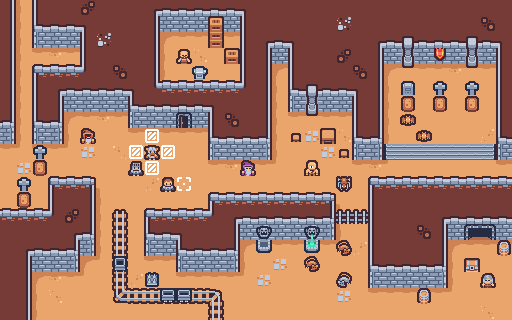

A 2D game scene composited from a Tiled map and its tileset images. What follows is a short description and the map's XML, with every tile layer's data as written:
An orthogonal 32x20 tile map with 16x16 px tiles, 3 tile layers (Dungeon, Objects, Carts).

<map version="1.10" tiledversion="1.10.2" orientation="orthogonal" renderorder="right-down" width="32" height="20" tilewidth="16" tileheight="16" infinite="0" nextlayerid="6" nextobjectid="1">
 <tileset firstgid="1" source="sampleSheet.tsx" />
 <layer id="1" name="Dungeon" width="32" height="20">
  <data encoding="csv">
14,1610612787,16,1,1,3221225485,1,1,1,2,3,3,3,3,3,4,1,1,1,1,1,1,1,1,1,1,1,1,1,1,1,1,
14,1610612787,17,3,3,4,1,1,1,14,41,41,41,41,41,16,1,1,1,1,1,25,1,1,1,1,1,1,1,1,1073741837,1,
14,1610612787,58,41,41,16,25,1,1,14,1610612789,51,51,52,51,16,2,3,4,1,1,1,1,2,3,7,3,3,3,7,3,4,
14,1610612787,51,52,51,16,1,1,1,14,1610612787,49,3221225522,49,49,16,14,41,16,1,1,536870925,1,14,41,19,41,30,41,19,41,16,
14,1610612787,5,27,27,28,1,1073741837,1,14,1610612787,49,49,49,49,16,14,1610612789,16,1,1,1,1073741837,14,1610612789,31,51,51,52,31,51,16,
14,1610612787,16,2,3,3,3,3,4,26,27,27,27,27,27,28,14,1610612787,17,7,3,3,4,14,1610612787,49,49,49,49,49,49,16,
14,1610612787,16,14,41,41,41,41,17,3,3,3,3,4,1,1,14,1610612787,58,19,41,41,16,14,1610612787,49,49,49,49,49,49,16,
18,1610612787,17,18,1610612789,51,52,51,58,41,41,22,41,16,2684354573,1,14,1610612787,51,31,51,51,16,14,1610612787,49,49,49,49,49,49,16,
60,1610612787,58,60,1610612787,49,49,49,51,51,51,51,51,17,3,3,18,1610612787,49,43,49,3221225522,17,18,1610612787,49,49,49,49,49,2684354610,17,
51,54,51,51,54,43,49,50,49,49,49,49,49,58,41,41,60,1610612787,49,49,43,49,58,60,37,38,38,38,38,38,39,58,
49,43,49,49,49,49,49,49,49,49,49,49,49,51,52,51,51,54,49,49,49,49,51,52,54,49,49,49,49,49,49,51,
49,49,49,5,27,6,1610612790,49,49,2147483698,49,49,49,49,49,49,49,49,49,49,49,49,49,5,27,27,27,27,27,27,27,27,
49,49,49,16,1,14,1610612787,49,49,49,49,49,49,5,27,27,27,27,27,27,6,1610612790,49,16,1,1,1,1,1,1,1,1,
27,27,27,28,3221225485,14,1610612787,49,49,5,27,27,27,28,2,3,3,3,3,3,18,1610612787,49,16,1,1,1,2,3,3,3,3,
1,1,1,1,2,18,1610612787,49,49,17,3,4,1,1,14,41,20,41,41,21,60,1610612787,49,16,1,1,1073741837,14,41,11,12,41,
1,2,3,3,18,60,1610612787,49,49,58,41,17,3,3,18,1610612789,32,51,51,33,51,54,2147483698,16,1,1,1,14,1610612789,51,51,51,
1,14,41,41,60,1610612789,54,49,49,51,51,58,41,41,60,1610612787,49,43,49,49,49,49,49,17,3,3,3,18,1610612787,49,49,49,
1,14,1610612789,52,51,54,49,49,2147483698,42,49,51,51,51,51,54,43,49,49,49,49,49,49,58,41,41,41,60,1610612787,49,49,49,
1,14,1610612787,3758096434,49,49,49,49,49,3758096434,49,49,49,49,49,49,49,49,49,49,49,43,49,51,51,51,51,51,54,49,49,49,
1,14,1610612787,49,49,49,49,49,49,49,49,49,49,49,49,49,49,49,49,49,49,49,49,49,49,49,49,49,49,49,3758096434,49
</data>
 </layer>
 <layer id="4" name="Objects" width="32" height="20">
  <data encoding="csv">
0,0,0,0,0,0,0,0,0,0,0,0,0,0,0,0,0,0,0,0,0,0,0,0,0,0,0,0,0,0,0,0,
0,0,0,0,0,0,0,0,0,0,0,0,0,64,0,0,0,0,0,0,0,0,0,0,0,0,0,0,0,0,0,0,
0,0,0,0,0,0,0,0,0,0,0,0,0,76,0,0,0,0,0,0,0,0,0,0,0,0,0,0,0,0,0,0,
0,0,0,0,0,0,0,0,0,0,0,87,0,0,64,0,0,0,0,0,0,0,0,0,0,0,0,0,0,0,0,0,
0,0,0,0,0,0,0,0,0,0,0,0,75,0,0,0,0,0,0,0,0,0,0,0,0,0,0,0,0,0,0,0,
0,0,0,0,0,0,0,0,0,0,0,0,0,0,0,0,0,0,0,0,0,0,0,0,0,66,0,65,0,65,0,0,
0,0,0,0,0,0,0,0,0,0,0,0,0,0,0,0,0,0,0,0,0,0,0,0,0,67,0,67,0,67,0,0,
0,0,0,0,0,0,0,0,0,0,0,0,0,0,0,0,0,0,0,0,0,0,0,0,0,121,0,0,0,0,0,0,
0,0,0,0,0,112,0,0,0,62,0,0,0,0,0,0,0,0,74,0,73,0,0,0,0,0,121,0,0,0,0,0,
0,0,65,0,0,0,0,0,62,88,62,0,0,0,0,0,0,0,0,0,0,74,0,0,0,0,0,0,0,0,0,0,
0,0,67,0,0,0,0,0,98,62,0,0,0,0,0,85,0,0,0,2147483758,0,0,0,0,0,0,0,0,0,0,0,0,
0,65,0,0,0,0,0,0,0,0,99,61,0,0,0,0,0,0,0,0,0,123,0,0,0,0,0,0,0,0,0,0,
0,67,0,0,0,0,0,0,0,0,0,0,0,0,0,0,0,0,0,0,0,0,0,0,0,0,0,0,0,0,0,0,
0,0,0,0,0,0,0,68,0,0,0,0,0,0,0,0,0,0,0,0,0,78,78,0,0,0,0,0,0,0,0,0,
0,0,0,0,0,0,0,82,0,0,0,0,0,0,0,0,0,0,0,0,0,0,0,0,0,0,0,0,0,0,0,0,
0,0,0,0,0,0,0,82,0,0,0,0,0,0,0,0,0,0,0,0,0,124,0,0,0,0,0,0,0,0,0,83,
0,0,0,0,0,0,0,82,0,0,0,0,0,0,0,0,0,0,0,124,0,0,0,0,0,0,0,0,0,90,0,0,
0,0,0,0,0,0,0,82,0,0,0,0,0,0,0,0,0,0,0,0,0,2147483773,0,0,0,0,0,0,0,0,2147483749,0,
0,0,0,0,0,0,0,94,71,71,71,71,71,72,0,0,0,0,0,0,0,0,0,0,0,0,83,0,0,0,0,0,
0,0,0,0,0,0,0,0,0,0,0,0,0,82,0,0,0,0,0,0,0,0,0,0,0,0,0,0,0,0,0,0
</data>
 </layer>
 <layer id="5" name="Carts" width="32" height="20">
  <data encoding="csv">
0,0,0,0,0,0,0,0,0,0,0,0,0,0,0,0,0,0,0,0,0,0,0,0,0,0,0,0,0,0,0,0,
0,0,0,0,0,0,0,0,0,0,0,0,0,0,0,0,0,0,0,0,0,0,0,0,0,0,0,0,0,0,0,0,
0,0,0,0,0,0,0,0,0,0,0,0,0,0,0,0,0,0,0,0,0,0,0,0,0,0,0,0,0,0,0,0,
0,0,0,0,0,0,0,0,0,0,0,0,0,0,0,0,0,0,0,0,0,0,0,0,0,0,0,0,0,0,0,0,
0,0,0,0,0,0,0,0,0,0,0,0,0,0,0,0,0,0,0,0,0,0,0,0,0,0,0,0,0,0,0,0,
0,0,0,0,0,0,0,0,0,0,0,0,0,0,0,0,0,0,0,0,0,0,0,0,0,0,0,0,0,0,0,0,
0,0,0,0,0,0,0,0,0,0,0,0,0,0,0,0,0,0,0,0,0,0,0,0,0,0,0,0,0,0,0,0,
0,0,0,0,0,0,0,0,0,0,0,0,0,0,0,0,0,0,0,0,0,0,0,0,0,0,0,0,0,0,0,0,
0,0,0,0,0,0,0,0,0,0,0,0,0,0,0,0,0,0,0,0,0,0,0,0,0,0,0,0,0,0,0,0,
0,0,0,0,0,0,0,0,0,0,0,0,0,0,0,0,0,0,0,0,0,0,0,0,0,0,0,0,0,0,0,0,
0,0,0,0,0,0,0,0,0,0,0,0,0,0,0,0,0,0,0,0,0,0,0,0,0,0,0,0,0,0,0,0,
0,0,0,0,0,0,0,0,0,0,0,0,0,0,0,0,0,0,0,0,0,0,0,0,0,0,0,0,0,0,0,0,
0,0,0,0,0,0,0,0,0,0,0,0,0,0,0,0,0,0,0,0,0,0,0,0,0,0,0,0,0,0,0,0,
0,0,0,0,0,0,0,0,0,0,0,0,0,0,0,0,0,0,0,0,0,0,0,0,0,0,0,0,0,0,0,0,
0,0,0,0,0,0,0,0,0,0,0,0,0,0,0,0,0,0,0,0,0,0,0,0,0,0,0,0,0,0,0,0,
0,0,0,0,0,0,0,0,0,0,0,0,0,0,0,0,0,0,0,0,0,0,0,0,0,0,0,0,0,0,0,0,
0,0,0,0,0,0,0,56,0,0,0,0,0,0,0,0,0,0,0,0,0,0,0,0,0,0,0,0,0,0,0,0,
0,0,0,0,0,0,0,0,0,0,0,0,0,0,0,0,0,0,0,0,0,0,0,0,0,0,0,0,0,0,0,0,
0,0,0,0,0,0,0,0,0,0,55,55,0,0,0,0,0,0,0,0,0,0,0,0,0,0,0,0,0,0,0,0,
0,0,0,0,0,0,0,0,0,0,0,0,0,0,0,0,0,0,0,0,0,0,0,0,0,0,0,0,0,0,0,0
</data>
 </layer>
</map>